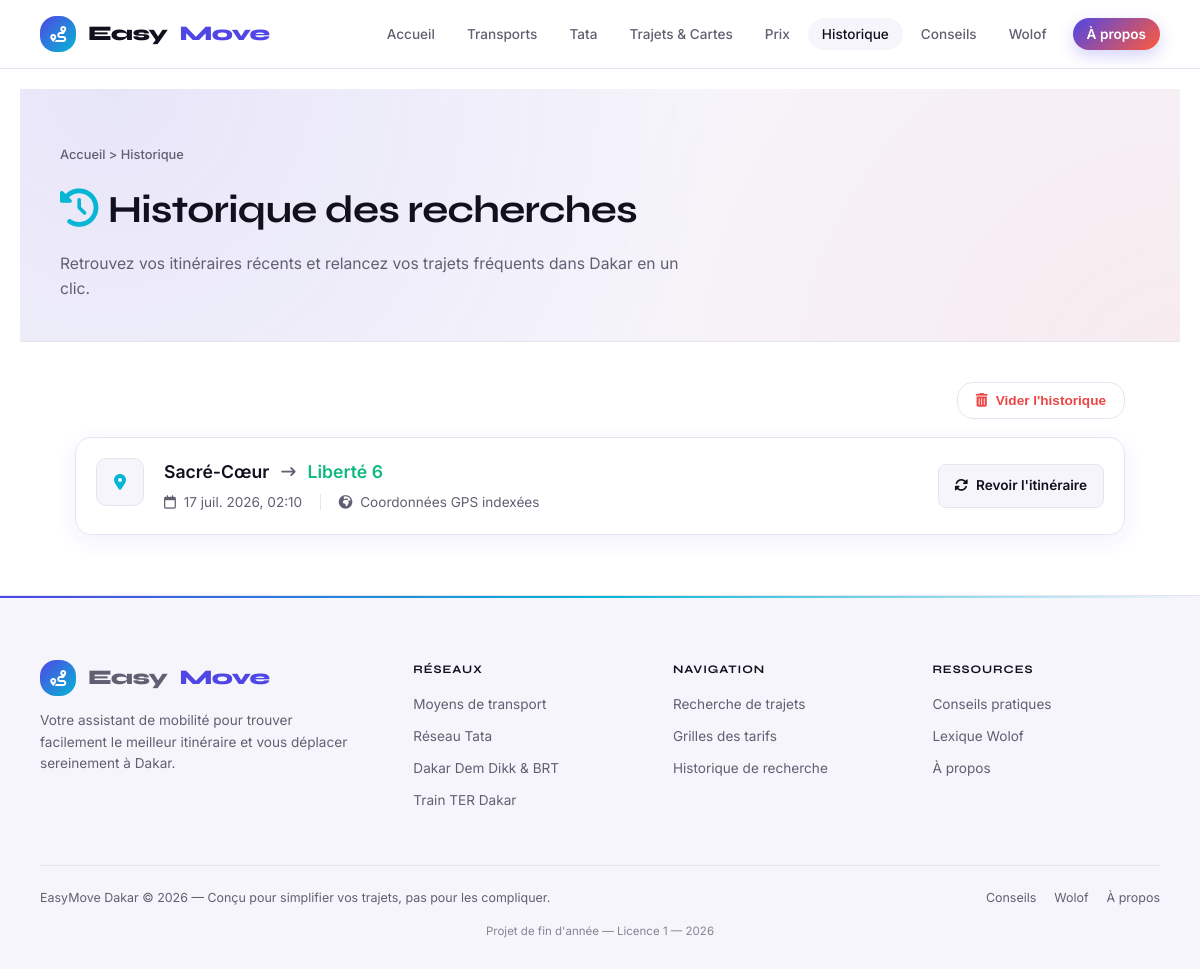
Page /historique on the earlier database version.
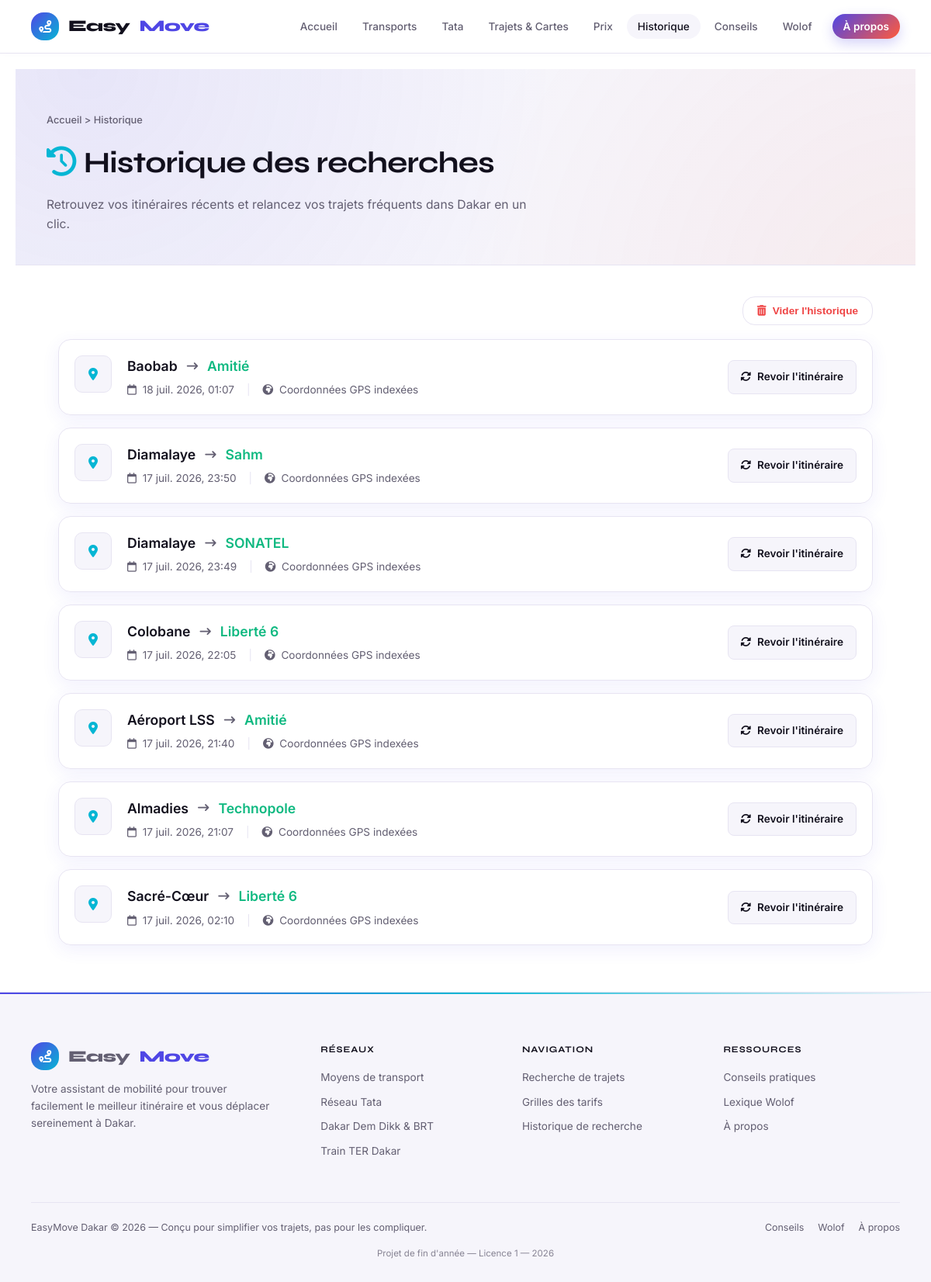
Same page on the later database version.
### tables this page shows
CREATE TABLE historique_recherches (
    id_historique       INTEGER PRIMARY KEY AUTOINCREMENT,
    adresse_depart      TEXT NOT NULL,
    adresse_arrivee     TEXT NOT NULL,
    lat_depart          REAL,
    lng_depart          REAL,
    lat_arrivee         REAL,
    lng_arrivee         REAL,
    date_recherche      DATETIME DEFAULT CURRENT_TIMESTAMP
, id_lieu_depart INTEGER, id_lieu_arrivee INTEGER);

### app.py (the view)
@app.route("/historique")
def historique():
    entrees = [dict(h) for h in database.get_historique_recent(limite=50)]
    for h in entrees:
        h["date_affichee"] = formater_date_fr(h["date_recherche"])
    return render_template(
        "historique.html",
        historique=entrees,
        active_page="historique"
    )

### app.py (called while the page is built)
def formater_date_fr(date_sqlite):
    try:
        dt = datetime.strptime(date_sqlite, "%Y-%m-%d %H:%M:%S")
    except (TypeError, ValueError):
        return date_sqlite
    return f"{dt.day} {MOIS_ABREGES_FR[dt.month - 1]} {dt.year}, {dt:%H:%M}"

### database.py (called while the page is built)
def get_connection():
    conn = sqlite3.connect(DB_PATH)
    conn.row_factory = sqlite3.Row
    conn.execute("PRAGMA foreign_keys = ON")
    return conn

def get_historique_recent(limite=10):
    conn = get_connection()
    try:
        historique = conn.execute("""
            SELECT * FROM historique_recherches
            ORDER BY date_recherche DESC
            LIMIT ?
        """, (limite,)).fetchall()
    except sqlite3.OperationalError:
        historique = []
    conn.close()
    return historique

### templates/historique.html (shortened to what this page needs)
{% extends "base.html" %}
{% block content %}
<div class="page-header">
    <div class="container">
        <div class="breadcrumb"><a href="{{ url_for('accueil') }}">Accueil</a> > Historique</div>
        <h1><i class="fa-solid fa-clock-rotate-left" style="color: var(--accent-cyan); margin-right: 10px;"></i>Historique des recherches</h1>
        <p>Retrouvez vos itinéraires récents et relancez vos trajets fréquents dans Dakar en un clic.</p>
    </div>
</div>
<div class="container" style="padding: 40px 0; max-width: 1050px;">
    {% if historique|length > 0 %}
    <div class="historique-header-actions">
        <button type="button" id="btnViderHistorique" class="btn-vider-historique" aria-label="Vider tout l'historique de recherches">
            <i class="fa-solid fa-trash-can"></i> Vider l'historique
        </button>
    </div>
    {% endif %}
    {% if historique|length == 0 %}
    <div class="bento-card" style="text-align: center; padding: 60px 20px;">
        <div style="width: 80px; height: 80px; background: var(--bg-secondary); border: 1px solid var(--border-color); border-radius: 50%; display: flex; align-items: center; justify-content: center; margin: 0 auto 20px auto;">
            <i class="fa-solid fa-route" style="font-size: 2rem; color: var(--text-muted);"></i>
        </div>
        <h2 style="font-size: 1.4rem; font-weight: 600; margin-bottom: 8px; color: var(--text-main);">Votre historique est vierge</h2>
        <p style="color: var(--text-muted); max-width: 450px; margin: 0 auto 24px auto; font-size: 0.95rem; line-height: 1.6;">
            Il semble que vous n'avez pas encore recherché d'itinéraires sur EasyMove Dakar. Vos calculs de trajets apparaîtront ici automatiquement.
        </p>
        <a href="{{ url_for('trajets') }}" class="btn-primary" style="text-decoration: none;">
            Planifier mon premier trajet <i class="fa-solid fa-arrow-right"></i>
        </a>
    </div>
    {% else %}
    <div style="display: flex; flex-direction: column; gap: 16px;">
        {% for item in historique %}
        <div class="bento-card historique-item stagger-item" style="padding: 20px; transition: transform 0.2s, border-color 0.2s;">
            <div class="historique-main">
                <div style="background: var(--bg-secondary); border: 1px solid var(--border-color); width: 48px; height: 48px; border-radius: 10px; display: flex; align-items: center; justify-content: center; flex-shrink: 0; color: var(--text-muted);">
                    <i class="fa-solid fa-location-dot" style="color: var(--accent-cyan);"></i>
                </div>
                <div style="display: flex; flex-direction: column; gap: 6px; min-width: 0;">
                    <div style="display: flex; align-items: center; gap: 12px; flex-wrap: wrap;">
                        <span style="font-weight: 600; font-size: 1.1rem; color: var(--text-main);">{{ item.adresse_depart }}</span>
                        <i class="fa-solid fa-arrow-right-long" style="color: var(--text-muted); font-size: 0.9rem;"></i>
                        <span style="font-weight: 600; font-size: 1.1rem; color: var(--accent-vert);">{{ item.adresse_arrivee }}</span>
                    </div>
                    <div style="display: flex; align-items: center; gap: 16px; font-size: 0.85rem; color: var(--text-muted);">
                        <span>
                            <i class="fa-regular fa-calendar" style="margin-right: 4px;"></i> {{ item.date_affichee }}
                        </span>
                        {% if item.lat_depart and item.lat_arrivee %}
                        <span style="color: var(--border-color);">|</span>
                        <span>
                            <i class="fa-solid fa-earth-africa" style="margin-right: 4px;"></i> Coordonnées GPS indexées
                        </span>
                        {% endif %}
                    </div>
                </div>
            </div>
            <div class="historique-actions" style="display: flex; align-items: center; gap: 12px;">
                <a href="{{ url_for('resultat_trajet', depart=item.id_lieu_depart, arrivee=item.id_lieu_arrivee) if item.id_lieu_depart and item.id_lieu_arrivee else url_for('trajets') }}"
                   title="Relancer cette recherche d'itinéraire"
                   style="background: var(--bg-secondary); border: 1px solid var(--border-color); color: var(--text-main); padding: 10px 16px; border-radius: 8px; font-weight: 600; font-size: 0.85rem; text-decoration: none; display: flex; align-items: center; justify-content: center; gap: 8px; transition: var(--transition);">
                    <i class="fa-solid fa-rotate"></i> Revoir l'itinéraire
                </a>
            </div>
        </div>
        {% endfor %}
    </div>
    {% endif %}
</div>
{% endblock %}

### templates/base.html (shortened to what this page needs)
<!DOCTYPE html>
<html lang="fr">
<head>
    <link rel="stylesheet" href="https://cdnjs.cloudflare.com/ajax/libs/font-awesome/6.4.0/css/all.min.css">
    <link rel="stylesheet" href="https://unpkg.com/leaflet@1.9.4/dist/leaflet.css"
 />
    <link rel="stylesheet" href="{{ url_for('static', filename='css/style.css') }}">
</head>
<body>
    <nav class="navbar">
        <div class="container">
            <div class="navbar-inner">
                <a href="{{ url_for('accueil') }}" class="logo">
                    <div class="logo-icon"><i class="fa-solid fa-route"></i></div>
                    Easy<em>Move</em>
                </a>
                <ul class="nav-links" id="navLinks">
                    <li><a href="{{ url_for('accueil') }}" class="{{ 'active' if active_page == 'accueil' }}">Accueil</a>
                    </li>
                    <li><a href="{{ url_for('transports') }}"
                            class="{{ 'active' if active_page == 'transports' }}">Transports</a></li>
                    <li><a href="{{ url_for('minibus') }}" class="{{ 'active' if active_page == 'minibus' }}">Tata</a></li>
                    <li><a href="{{ url_for('trajets') }}" class="{{ 'active' if active_page == 'trajets' }}">Trajets &amp;
                            Cartes</a></li>
                    <li><a href="{{ url_for('prix') }}" class="{{ 'active' if active_page == 'prix' }}">Prix</a></li>
                    <li><a href="{{ url_for('historique') }}"
                            class="{{ 'active' if active_page == 'historique' }}">Historique</a></li>
                    <li><a href="{{ url_for('conseils') }}" class="{{ 'active' if active_page == 'conseils' }}">Conseils</a>
                    </li>
                    <li><a href="{{ url_for('wolof') }}" class="{{ 'active' if active_page == 'wolof' }}">Wolof</a></li>
                    <li><a href="{{ url_for('apropos') }}" class="nav-cta {{ 'active' if active_page == 'apropos' }}">À
                            propos</a></li>
                </ul>
            </div>
        </div>
    </nav>
    <main class="main-content">
        {% block content %}{% endblock %}
    </main>
    <footer>
        <div class="container">
            <div class="footer-grid">
                <div class="footer-brand">
                    <div class="logo">
                        <div class="logo-icon"><i class="fa-solid fa-route"></i></div>
                        Easy<em>Move</em>
                    </div>
                    <p>Votre assistant de mobilité pour trouver facilement le meilleur itinéraire et vous déplacer sereinement à Dakar.</p>
                </div>
                <div class="footer-col">
                    <h4>Réseaux</h4>
                    <a href="{{ url_for('transports') }}">Moyens de transport</a>
                    <a href="{{ url_for('minibus') }}">Réseau Tata</a>
                    <a href="{{ url_for('transports') }}">Dakar Dem Dikk &amp; BRT</a>
                    <a href="{{ url_for('transports') }}">Train TER Dakar</a>
                </div>
                <div class="footer-col">
                    <h4>Navigation</h4>
                    <a href="{{ url_for('trajets') }}">Recherche de trajets</a>
                    <a href="{{ url_for('prix') }}">Grilles des tarifs</a>
                    <a href="{{ url_for('historique') }}">Historique de recherche</a>
                </div>
                <div class="footer-col">
                    <h4>Ressources</h4>
                    <a href="{{ url_for('conseils') }}">Conseils pratiques</a>
                    <a href="{{ url_for('wolof') }}">Lexique Wolof</a>
                    <a href="{{ url_for('apropos') }}">À propos</a>
                </div>
            </div>
            <div class="footer-bottom">
                <span>EasyMove Dakar © 2026 — Conçu pour simplifier vos trajets, pas pour les compliquer.</span>
                <div class="footer-bottom-links">
                    <a href="{{ url_for('conseils') }}">Conseils</a>
                    <a href="{{ url_for('wolof') }}">Wolof</a>
                    <a href="{{ url_for('apropos') }}">À propos</a>
                </div>
            </div>
            <div class="footer-academic">Projet de fin d'année — Licence 1 — 2026</div>
        </div>
    </footer>
</body>
</html>

Differences in the rows shown:
added historique_recherches: adresse_depart "Baobab", adresse_arrivee "Amitié", date_affichee "18 juil. 2026, 01:07", lat_depart 14.716 (drawn)
added historique_recherches: adresse_depart "Diamalaye", adresse_arrivee "Sahm", date_affichee "17 juil. 2026, 23:50", lat_depart 14.7532 (drawn)
added historique_recherches: adresse_depart "Diamalaye", adresse_arrivee "SONATEL", date_affichee "17 juil. 2026, 23:49", lat_depart 14.7532 (drawn)
added historique_recherches: adresse_depart "Colobane", adresse_arrivee "Liberté 6", date_affichee "17 juil. 2026, 22:05", lat_depart 14.6812 (drawn)
added historique_recherches: adresse_depart "Aéroport LSS", adresse_arrivee "Amitié", date_affichee "17 juil. 2026, 21:40", lat_depart 14.7397 (drawn)
added historique_recherches: adresse_depart "Almadies", adresse_arrivee "Technopole", date_affichee "17 juil. 2026, 21:07", lat_depart 14.7472 (drawn)
